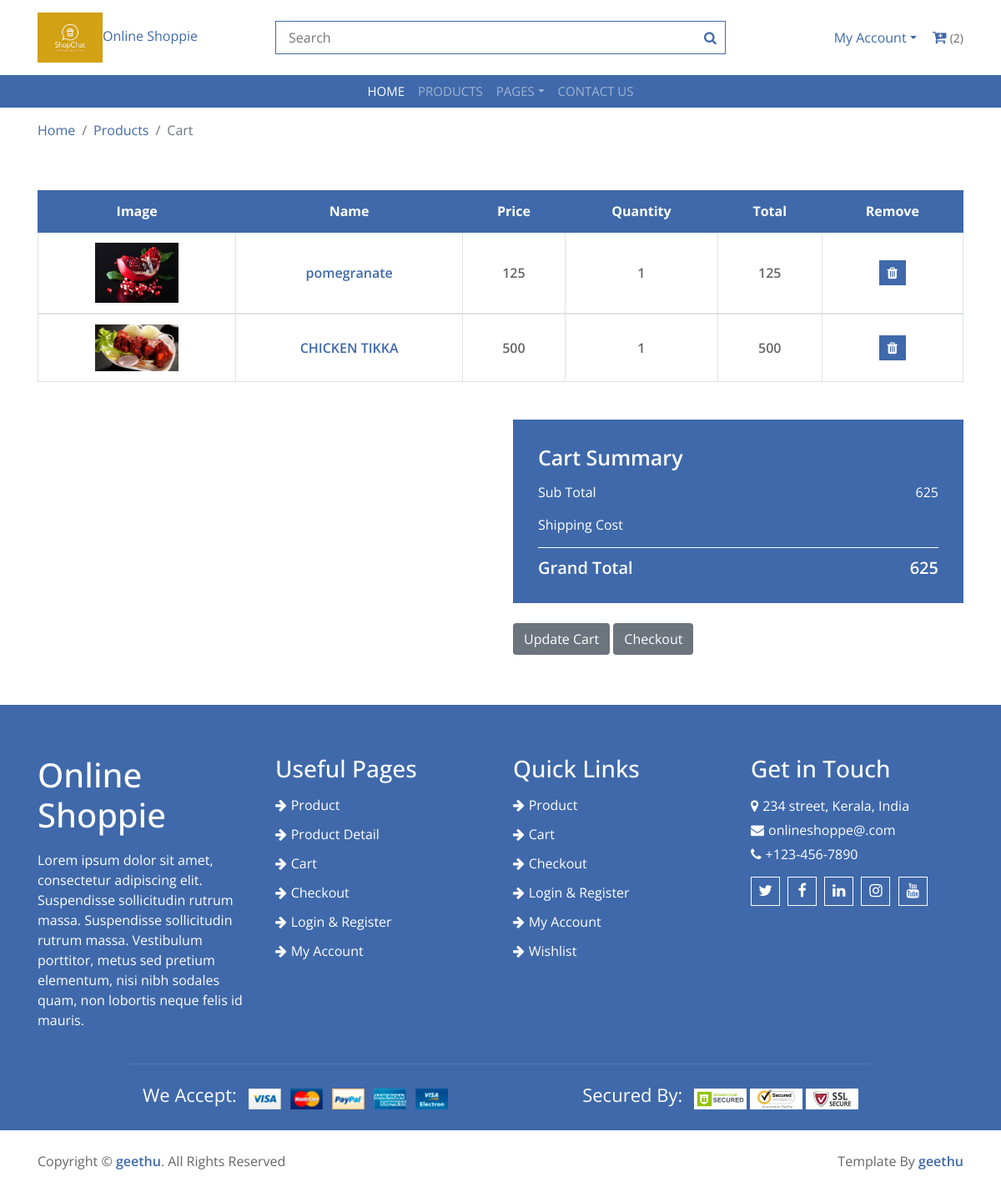
/cart_app/cartdetail (signed in), run on the app's committed database.
### cart_app/models.py (models this page shows, shortened)
class CartItem(models.Model):
    user = models.ForeignKey(User, on_delete=models.CASCADE)
    product = models.ForeignKey(Product, on_delete=models.CASCADE)
    quantity = models.PositiveIntegerField(default=1)
    def subtotal(self):
        return self.product.price * self.quantity

### home_app/models.py (models this page shows, shortened)
class Product(models.Model):
    category=models.ForeignKey(Category,on_delete=models.CASCADE,default=True,null=False)
    name=models.CharField(max_length=250,unique=True)
    slug=models.SlugField(max_length=250,unique=True)
    img=models.ImageField(upload_to='products')
    desc=models.TextField()
    stock=models.IntegerField()
    available=models.BooleanField()
    price=models.IntegerField()
    class Meta:
        ordering=('-name',)

### cart_app/views.py (the view)
# urls.py: path('cartdetail', views.cartdetail, name='cartdetail'),
def cartdetail(request):
    cart_items = CartItem.objects.filter(user=request.user)
    total_price = sum(item.product.price * item.quantity for item in cart_items)
    total_items = sum(item.quantity for item in cart_items)
    return render(request, 'cart.html', {'cart_items': cart_items,'total_price':total_price, 'total_items':total_items})

### templates/cart.html (shortened to what this page needs)
{% load static %}
<!DOCTYPE html>
<html lang="en">
<head>
    <link href="https://stackpath.bootstrapcdn.com/bootstrap/4.4.1/css/bootstrap.min.css" rel="stylesheet">
    <link href="https://stackpath.bootstrapcdn.com/font-awesome/4.7.0/css/font-awesome.min.css" rel="stylesheet">
    <link href="{% static 'lib/slick/slick.css' %}" rel="stylesheet">
    <link href="{% static 'lib/slick/slick-theme.css' %}" rel="stylesheet">
    <link href="{% static 'css/style.css' %}" rel="stylesheet">
</head>
<body>
<div class="top-header">
    <div class="container">
        <div class="row align-items-center">
            <div class="col-md-3">
                <div class="logo">
                    <a href="" class="text-center">
                        <img src="{% static 'img/logo.jpg' %}" alt="Logo">Online Shoppie
                    </a>
                </div>
            </div>
            <div class="col-md-6">
                <div class="search">
                    <input type="text" placeholder="Search">
                    <button><i class="fa fa-search"></i></button>
                </div>
            </div>
            <div class="col-md-3">
                <div class="user">
                    <div class="dropdown">
                        <a href="myaccount" class="dropdown-toggle" data-toggle="dropdown">My Account</a>
                    </div>
                    <div class="cart">
                        <i class="fa fa-cart-plus"></i>
                        <span>({{ total_items }})</span>
                    </div>
                </div>
            </div>
        </div>
    </div>
</div>
<div class="header">
    <div class="container">
        <nav class="navbar navbar-expand-md bg-dark navbar-dark">
            <div class="collapse navbar-collapse justify-content-between" id="navbarCollapse">
                <div class="navbar-nav m-auto">
                    <a href="{% url 'home' %}" class="nav-item nav-link active">Home</a>
                    <a href="{% url 'showall_product' %}" class="nav-item nav-link">Products</a>
                    <div class="nav-item dropdown">
                        <a href="" class="nav-link dropdown-toggle" data-toggle="dropdown">Pages</a>
                    </div>
                    <a href="{% url 'contact' %}" class="nav-item nav-link">Contact Us</a>
                </div>
            </div>
        </nav>
    </div>
</div>
<div class="breadcrumb-wrap">
    <div class="container">
        <ul class="breadcrumb">
            <li class="breadcrumb-item"><a href="home">Home</a></li>
            <li class="breadcrumb-item"><a href="productlist">Products</a></li>
            <li class="breadcrumb-item active">Cart</li>
        </ul>
    </div>
</div>
<div class="cart-page">
    <div class="container">
        <div class="row">
            <div class="col-md-12">
                <div class="table-responsive">
                    <table class="table table-bordered">
                        <thead class="thead-dark">
                        <tr>
                            <th>Image</th>
                            <th>Name</th>
                            <th>Price</th>
                            <th>Quantity</th>
                            <th>Total</th>
                            <th>Remove</th>
                        </tr>
                        </thead>
                        {% for item in cart_items %}
                        <tbody class="align-middle">
                        <tr>
                            <td><a href="{% url 'productdetail' item.product.id %}"><img src="{{item.product.img.url}}"
                                                                                         alt="Image"></a></td>
                            <td><a href="#">{{ item.product.name }} </a></td>
                            <td>{{ item.product.price }}</td>
                            <td>
                                <div class="qty">
                                    {{item.quantity}}
                                </div>
                            </td>
                            <td>{{ item.subtotal }}</td>
                            <td>
                                {% if user.is_authenticated %}
                                <a href="{% url 'remove_from_cart' item.pk %}">
                                    <button><i class="fa fa-trash"></i></button>
                                </a>
                                {% endif %}
                            </td>
                        </tr>
                        </tbody>
                        {% endfor %}
                    </table>
                </div>
            </div>
        </div>
        <div class="row">
            <div class="col-md-6">
            </div>
            <div class="col-md-6">
                <div class="cart-summary">
                    <div class="cart-content">
                        <h3>Cart Summary</h3>
                        <p>Sub Total<span>{{ total_price }}</span></p>
                        <p>Shipping Cost</p>
                        <h4>Grand Total<span>{{ total_price }}</span></h4>
                    </div>
                    <div class="cart-btn">
                        <br>
                                <a class="btn bg-secondary text-white" href="">Update Cart</a>
                         <a class="btn bg-secondary text-white" href="{% url 'checkout' %}">Checkout</a>
                    </div>
                </div>
            </div>
        </div>
    </div>
</div>
<div class="footer">
    <div class="container-fluid">
        <div class="row">
            <div class="col-lg-3 col-md-6">
                <div class="footer-widget">
                    <h1>Online Shoppie</h1>
                    <p>
                        Lorem ipsum dolor sit amet, consectetur adipiscing elit. Suspendisse sollicitudin rutrum
                        massa. Suspendisse sollicitudin rutrum massa. Vestibulum porttitor, metus sed pretium
                        elementum, nisi nibh sodales quam, non lobortis neque felis id mauris.
                    </p>
                </div>
            </div>
            <div class="col-lg-3 col-md-6">
                <div class="footer-widget">
                    <h3 class="title">Useful Pages</h3>
                    <ul>
                        <li><a href="product.html">Product</a></li>
                        <li><a href="product-detail.html">Product Detail</a></li>
                        <li><a href="cart.html">Cart</a></li>
                        <li><a href="checkout.html">Checkout</a></li>
                        <li><a href="login.html">Login & Register</a></li>
                        <li><a href="my-account.html">My Account</a></li>
                    </ul>
                </div>
            </div>
            <div class="col-lg-3 col-md-6">
                <div class="footer-widget">
                    <h3 class="title">Quick Links</h3>
                    <ul>
                        <li><a href="product.html">Product</a></li>
                        <li><a href="cart.html">Cart</a></li>
                        <li><a href="checkout.html">Checkout</a></li>
                        <li><a href="login.html">Login & Register</a></li>
                        <li><a href="my-account.html">My Account</a></li>
                        <li><a href="wishlist.html">Wishlist</a></li>
                    </ul>
                </div>
            </div>
            <div class="col-lg-3 col-md-6">
                <div class="footer-widget">
                    <h3 class="title">Get in Touch</h3>
                    <div class="contact-info">
                        <p><i class="fa fa-map-marker"></i>234 street, Kerala, India</p>
                        <p><i class="fa fa-envelope"></i>onlineshoppe@.com</p>
                        <p><i class="fa fa-phone"></i>+123-456-7890</p>
                        <div class="social">
                            <a href=""><i class="fa fa-twitter"></i></a>
                            <a href=""><i class="fa fa-facebook"></i></a>
                            <a href=""><i class="fa fa-linkedin"></i></a>
                            <a href=""><i class="fa fa-instagram"></i></a>
                            <a href=""><i class="fa fa-youtube"></i></a>
                        </div>
                    </div>
                </div>
            </div>
        </div>
        <div class="row payment">
            <div class="col-md-6">
                <div class="payment-method">
                    <p>We Accept:</p>
                    <img src="{% static 'img/payment-method.png' %}" alt="Payment Method"/>
                </div>
            </div>
            <div class="col-md-6">
                <div class="payment-security">
                    <p>Secured By:</p>
                    <img src="{% static 'img/godaddy.svg' %}" alt="Payment Security"/>
                    <img src="{% static 'img/norton.svg' %}" alt="Payment Security"/>
                    <img src="{% static 'img/ssl.svg' %}" alt="Payment Security"/>
                </div>
            </div>
        </div>
    </div>
</div>
<div class="footer-bottom">
    <div class="container">
        <div class="row">
            <div class="col-md-6 copyright">
                <p>Copyright &copy; <a href="">geethu</a>. All Rights Reserved</p>
            </div>
            <div class="col-md-6 template-by">
                <p>Template By <a href="">geethu</a></p>
            </div>
        </div>
    </div>
</div>
</body>
</html>

### data on the page
CartItem: product.img (picture), product.name "pomegranate", product.price "125", quantity "1", subtotal "125"
CartItem: product.img (picture), product.name "CHICKEN TIKKA", product.price "500", quantity "1", subtotal "500"

### other printed values
{{ total_items }} "2"
{{ total_price }} "625"
